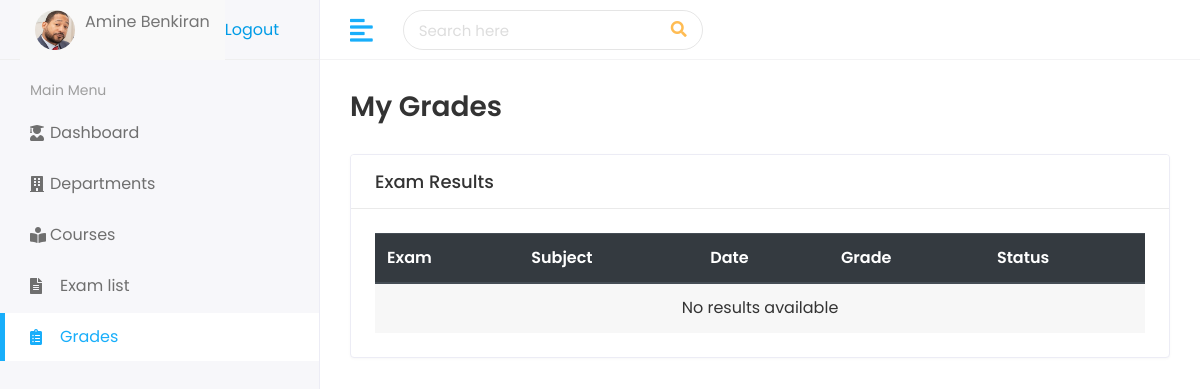
Before: /student/grades/ (signed in) with the older database file.
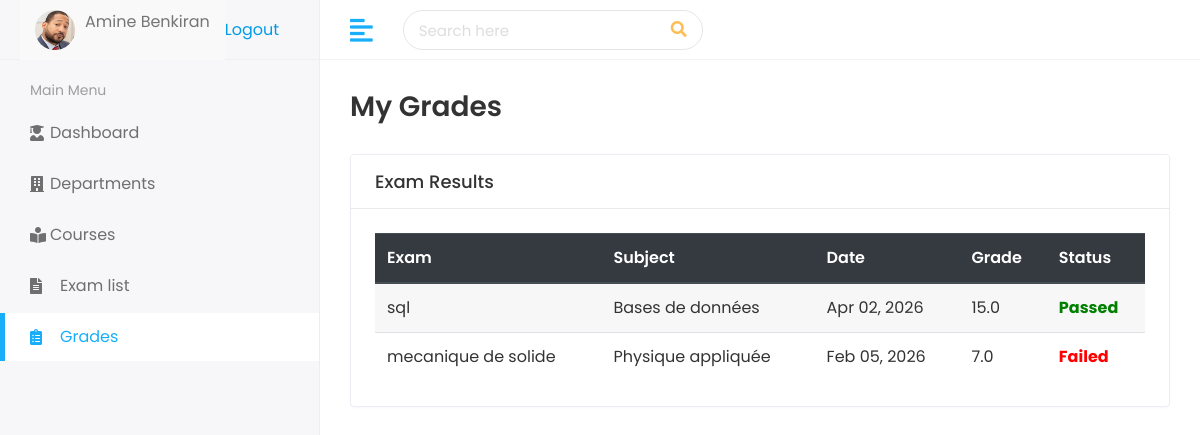
After: the same page with the newer database file.
### student/models.py (models this page shows, shortened)
class Student(models.Model):
    user = models.OneToOneField(CustomUser, on_delete=models.CASCADE)
    first_name = models.CharField(max_length=100)
    last_name = models.CharField(max_length=100)
    student_id = models.CharField(max_length=20)
    gender = models.CharField(max_length=10,
        choices=[('Male', 'Male'), ('Female', 'Female')])
    date_of_birth = models.DateField()
    student_class = models.ManyToManyField(Subject)
    joining_date = models.DateField()
    mobile_number = models.CharField(max_length=15)
    admission_number = models.CharField(max_length=20)
    section = models.CharField(max_length=10)
    parent = models.OneToOneField(Parent, on_delete=models.CASCADE)
    student_image = models.ImageField(upload_to='photos/',blank=True)

class ExamResult(models.Model):
    STATUS_CHOICES = [
        ('pending', 'Pending'),
        ('passed', 'Passed'),
        ('failed', 'Failed'),
    ]
    student = models.ForeignKey(
        'Student',
        on_delete=models.CASCADE,
        related_name='exam_results'
    )
    exam = models.ForeignKey(
        'Exam',
        on_delete=models.CASCADE,
        related_name='results'
    )
    status = models.CharField(
        max_length=10,
        choices=STATUS_CHOICES,
        default='pending'
    )
    grade = models.FloatField(
        null=True,
        blank=True,
        help_text="Grade in percentage or marks"
    )
    class Meta:
        unique_together = ['student', 'exam']  # Prevent duplicate result for same student & exam

class Exam(models.Model):
    subject = models.ForeignKey(
        Subject,
        on_delete=models.CASCADE)
    title = models.CharField(max_length=100 )
    exam_type = models.CharField(max_length=10,choices=[('Midterm', 'Midterm'), ('Final', 'Final'),('quiz', 'quiz')],
        default='quiz')
    exam_date = models.DateTimeField()
    duration = models.DurationField(help_text="exam duration")
    total_marks = models.PositiveIntegerField(default=20)

### subject/models.py (models this page shows, shortened)
class Subject(models.Model):
    name        = models.CharField(max_length=100)
    description = models.TextField(blank=True)
    code        = models.CharField(max_length=20, unique=True)
    department  = models.ForeignKey(
                    Department,
                    on_delete=models.CASCADE,
                    related_name='subjects')
    Teacher  = models.ForeignKey(
                    Teacher,
                    on_delete=models.CASCADE,
                    related_name='subjects',
                    null=True
                    )
    created_at  = models.DateTimeField(auto_now_add=True)

### student/views.py (the view)
# urls.py: path('grades/', views.grades_ve, name='grades_ur'),
def grades_ve(request):
  user=request.user
  student = Student.objects.get(user=request.user)
  exam_results = student.exam_results.select_related('exam', 'exam__subject')
  context = {'student': student,
        'exam_results': exam_results}
  return render(request,'students/grades.html',context)

### templates/students/grades.html (shortened to what this page needs)
{% load static %}
<!DOCTYPE html>
<html lang="en">
   <head>
      <link rel="stylesheet" href="{%static 'assets/plugins/bootstrap/css/bootstrap.min.css' %}">
      <link rel="stylesheet" href="{%static 'assets/plugins/fontawesome/css/fontawesome.min.css' %}">
      <link rel="stylesheet" href="{%static 'assets/plugins/fontawesome/css/all.min.css' %}">
      <link rel="stylesheet" href="{%static 'assets/css/style.css' %}">
    </head>
   <body>
      <div class="main-wrapper">
         <div class="header">
            <div class="header-left">
                <div class="user-header">
                   <div class="avatar avatar-sm">
                    {% if student.student_image %}
                    <img src="{{student.student_image.url }}" alt="User Image" class="avatar-img rounded-circle">
                    {% else %}
                    <img src="{% static 'assets/img/profiles/avatar-01.jpg' %}"alt="User Image" class="avatar-img rounded-circle">
                    {% endif %}
                   </div>
                   <div class="user-text">
                      <p class="text-muted mb-0">{{ student.first_name }} {{ student.last_name }}</p>
                   </div>
                </div>
                <div class="submenu">
                   <a href="{% url 'logout' %}">Logout</a>
                </div>
             </div>
            <a href="javascript:void(0);" id="toggle_btn">
            <i class="fas fa-align-left"></i>
            </a>
            <div class="top-nav-search">
               <form>
                  <input type="text" class="form-control" placeholder="Search here">
                  <button class="btn" type="submit"><i class="fas fa-search"></i></button>
               </form>
            </div>
            <ul class="nav user-menu">
               <li class="nav-item dropdown noti-dropdown">
                  <a href="#" class="dropdown-toggle nav-link" data-toggle="dropdown">
                  </a>
               </li>
            </ul>
         </div>
         <div class="sidebar" id="sidebar">
            <div class="sidebar-inner slimscroll">
               <div id="sidebar-menu" class="sidebar-menu">
                  <ul>
                     <li class="menu-title">
                        <span>Main Menu</span>
                     </li>
                     <li >
                        <a href="{% url 'student_dashboard'%}">
                           <i class="fas fa-user-graduate"></i> Dashboard
                        </a>
                     </li>
                     <li >
                        <a href="{% url 'departmentsur'%}">
                           <i class="fas fa-building"></i> Departments
                        </a>
                     </li>
                     <li >
                        <a href="{% url 'Courses_ur'%}">
                           <i class="fas fa-book-reader"></i> Courses
                        </a>
                     </li>
                     <li>
                        <a href="{% url 'Exam_ur'%}"><i class="fas fa-file-alt"></i> <span>Exam list</span></a>
                     </li>
                     <li class="submenu active">
                        <a href="{% url 'grades_ur'%}"><i class="fas fa-clipboard-list"></i> <span>Grades</span></a>
                     </li>
                  </ul>
               </div>
            </div>
         </div>
    <div class="page-wrapper">
        <div class="content container-fluid">
            <div class="page-header">
                <h3 class="page-title">My Grades</h3>
            </div>
            <div class="card">
                <div class="card-header">
                    <h5 class="card-title">Exam Results</h5>
                </div>
                <div class="card-body">
                    <div class="table-responsive">
                        <table class="table table-hover table-striped">
                            <thead class="thead-dark">
                                <tr>
                                    <th>Exam</th>
                                    <th>Subject</th>
                                    <th>Date</th>
                                    <th>Grade</th>
                                    <th>Status</th>
                                </tr>
                            </thead>
                            <tbody>
                                {% for result in exam_results %}
                                <tr>
                                    <td>{{ result.exam.title }}</td>
                                    <td>{{ result.exam.subject.name }}</td>
                                    <td>{{ result.exam.exam_date|date:"M d, Y" }}</td>
                                    <td>
                                        {% if result.grade %}
                                            {{ result.grade }}
                                        {% else %}
                                            -
                                        {% endif %}
                                    </td>
                                    <td>
                                        {% if result.status == 'passed' %}
                                            <span class="status-pass">Passed</span>
                                        {% elif result.status == 'failed' %}
                                            <span class="status-fail">Failed</span>
                                        {% else %}
                                            <span class="status-pending">Pending</span>
                                        {% endif %}
                                    </td>
                                </tr>
                                {% empty %}
                                <tr>
                                    <td colspan="5" class="text-center">
                                        No results available
                                    </td>
                                </tr>
                                {% endfor %}
                            </tbody>
                        </table>
                    </div>
                </div>
            </div>
        </div>
    </div>
</div>
</body>
</html>

### templates/students/grades.html (style rules this page uses)
.header-left { min-width: 250px; }
.status-pass { color: green; font-weight: bold; }
.status-fail { color: red; font-weight: bold; }

Changed rows visible on the page:
added ExamResult: exam "sql", exam.subject.name "Bases de données", exam.exam_date "Apr 02, 2026", grade "15.0", status "Passed"
added ExamResult: exam "mecanique de solide", exam.subject.name "Physique appliquée", exam.exam_date "Feb 05, 2026", grade "7.0", status "Failed"
Other visible differences:
text no longer shown: "No results available"
